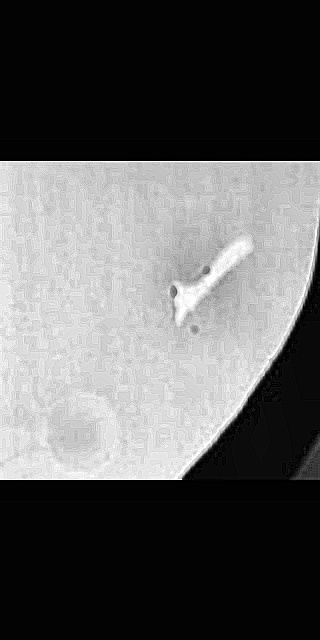
#> input picture projetm1_data/train/130423_WT_pyruvate_10-D-vide_ch00_part_6_jpg.rf.511f56ed4b7758e089a4c172acbcef22.jpg, 320 x 640 px, found by its file name; its folder holds only this picture in this run
$ python pre_traitement.py
#> lines starting #> are read from the running program, lines starting #| are printed output that depends on the picture
import cv2
import numpy as np
import os

def preprocess_image(image_path):
    # Lecture de l'image en niveaux de gris à partir de "image_path"
    image = cv2.imread(image_path, cv2.IMREAD_GRAYSCALE)
#> image is the input picture: shape (640, 320); min 0, max 255, mean 93.2

    # Normalisation de l'image pour étendre sa plage de valeurs entre 0 et 255
    normalized_image = cv2.normalize(image, None, alpha=0, beta=255, norm_type=cv2.NORM_MINMAX)

    # Application d'un flou bilatéral pour réduire le bruit tout en préservant les contours
    blurred_image = cv2.bilateralFilter(normalized_image, 5, 75, 75)

    # Création et application d'un objet CLAHE (Contrast Limited Adaptive Histogram Equalization) pour améliorer le contraste de l'image
    clahe = cv2.createCLAHE(clipLimit=2.0, tileGridSize=(8, 8))
    equalized_image = clahe.apply(blurred_image)
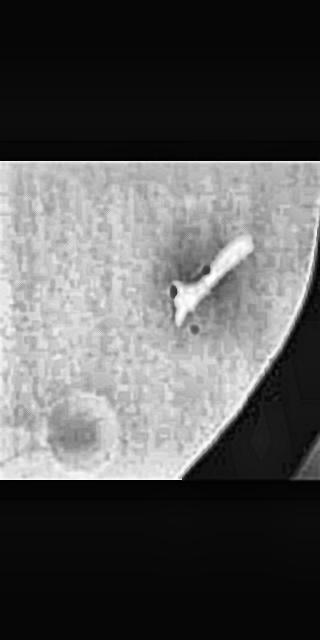
#> equalized_image: shape (640, 320); min 1, max 255, mean 87.3

    # Définition d'un noyau de netteté
    sharp_kernel = np.array([[-1, -1, -1],
                             [-1,  9, -1],
                             [-1, -1, -1]])
    # Application du noyau de netteté à "equalized_image" en les convoluant
    sharpened_image = cv2.filter2D(equalized_image, -1, sharp_kernel)
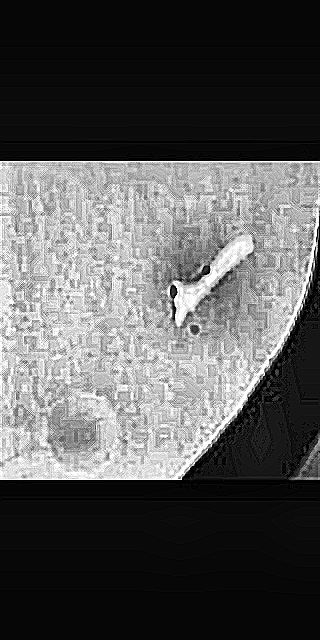
#> sharpened_image: shape (640, 320); min 0, max 255, mean 87


    return sharpened_image


def preprocess_images_in_folder(input_folder, output_folder):

    if not os.path.exists(output_folder):
        os.makedirs(output_folder)


    for filename in os.listdir(input_folder):
        if filename.endswith('.jpg') or filename.endswith('.jpeg') or filename.endswith('.png'):

            input_image_path = os.path.join(input_folder, filename)

            # Prétraitement de l'image
            preprocessed_image = preprocess_image(input_image_path)


            output_image_path = os.path.join(output_folder, filename)

            # Sauvegarder l'image prétraitée dans le dossier de sortie
            cv2.imwrite(output_image_path, preprocessed_image)
            print(f"Image prétraitée sauvegardée: {output_image_path}")


input_folder ='C:/train'


output_folder = 'C:/output_images'

preprocess_images_in_folder(input_folder, output_folder)

$ run again, on projetm1_data/train/130423_WT_pyruvate_1C-vide_ch00_part_3_jpg.rf.cea0a1c7d634bfa28a172dd0375d1ed5.jpg
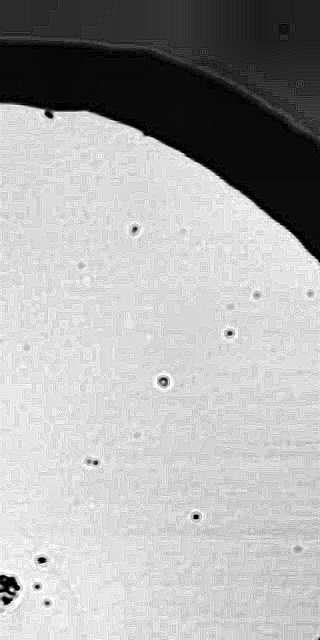
#> input picture projetm1_data/train/130423_WT_pyruvate_1C-vide_ch00_part_3_jpg.rf.cea0a1c7d634bfa28a172dd0375d1ed5.jpg, 320 x 640 px, found by its file name
#> in preprocess_image, image is the input picture: shape (640, 320); min 0, max 255, mean 170.4
#> in preprocess_image, `equalized_image = clahe.apply(blurred_image)`:
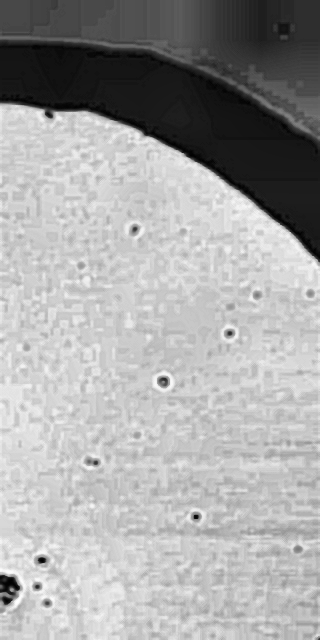
#> equalized_image: shape (640, 320); min 1, max 255, mean 164.5
#> in preprocess_image, `sharpened_image = cv2.filter2D(equalized_image, -1, sharp_kernel)`:
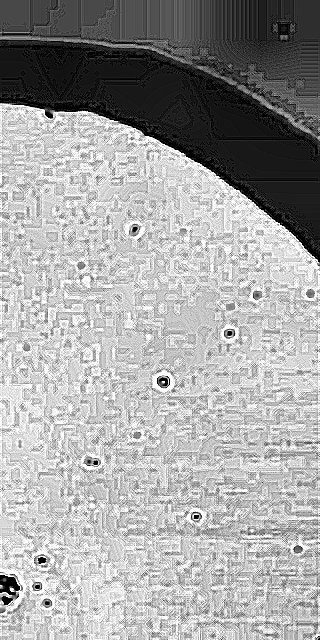
#> sharpened_image: shape (640, 320); min 0, max 255, mean 163.8

$ run again, on projetm1_data/train/130423_WT_pyruvate_1C-vide_ch00_part_3_jpg.rf.fd36e91d3bb00ee402b4f31367bf61e3.jpg
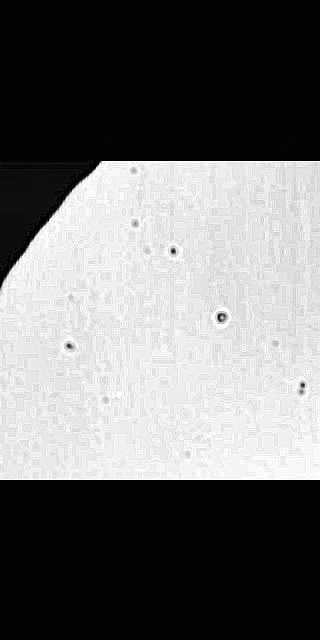
#> input picture projetm1_data/train/130423_WT_pyruvate_1C-vide_ch00_part_3_jpg.rf.fd36e91d3bb00ee402b4f31367bf61e3.jpg, 320 x 640 px, found by its file name
#> in preprocess_image, image is the input picture: shape (640, 320); min 0, max 255, mean 111.6
#> in preprocess_image, `equalized_image = clahe.apply(blurred_image)`:
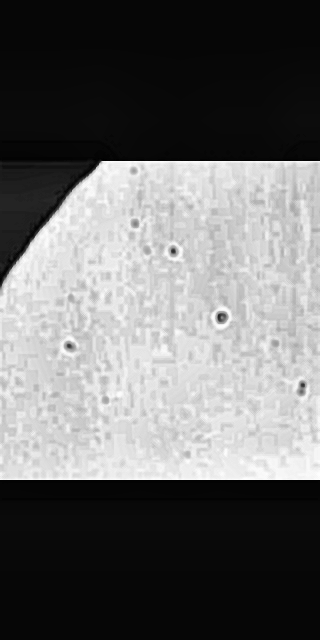
#> equalized_image: shape (640, 320); min 1, max 254, mean 106.3
#> in preprocess_image, `sharpened_image = cv2.filter2D(equalized_image, -1, sharp_kernel)`:
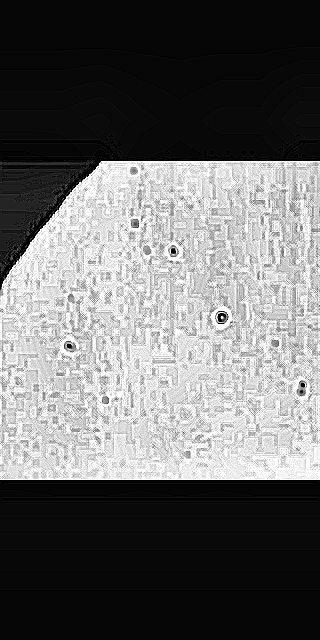
#> sharpened_image: shape (640, 320); min 0, max 255, mean 105.5

$ run again, on projetm1_data/train/130423_WT_pyruvate_1D-vide_ch00_part_2_jpg.rf.fc51f536a3b161c71760d2261df087a1.jpg
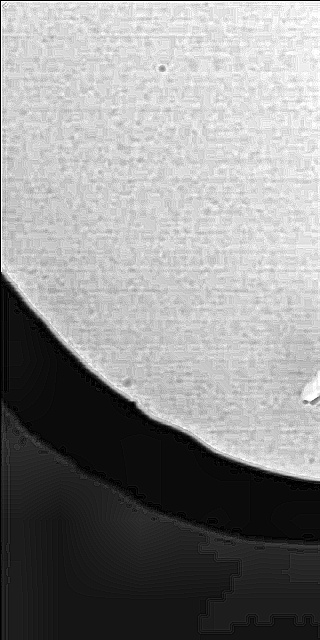
#> input picture projetm1_data/train/130423_WT_pyruvate_1D-vide_ch00_part_2_jpg.rf.fc51f536a3b161c71760d2261df087a1.jpg, 320 x 640 px, found by its file name
#> in preprocess_image, image is the input picture: shape (640, 320); min 0, max 255, mean 141.4
#> in preprocess_image, `equalized_image = clahe.apply(blurred_image)`:
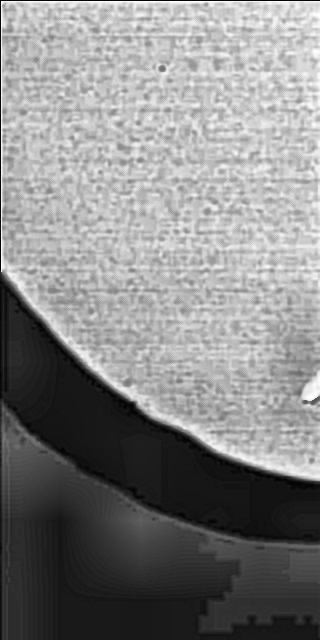
#> equalized_image: shape (640, 320); min 1, max 254, mean 134.1
#> in preprocess_image, `sharpened_image = cv2.filter2D(equalized_image, -1, sharp_kernel)`:
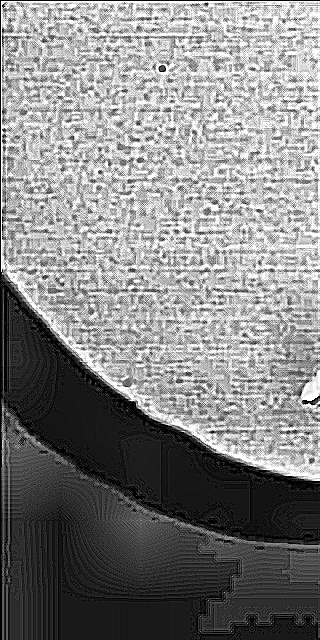
#> sharpened_image: shape (640, 320); min 0, max 255, mean 132.7

$ run again, on projetm1_data/train/130423_WT_pyruvate_10-D-vide_ch00_part_6_jpg.rf.57d75a28d08d64484c1eaf5e3a634f89.jpg
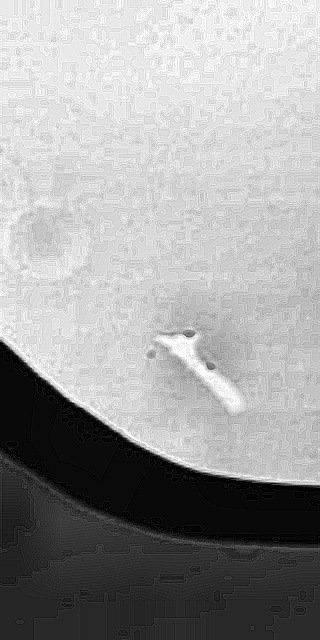
#> input picture projetm1_data/train/130423_WT_pyruvate_10-D-vide_ch00_part_6_jpg.rf.57d75a28d08d64484c1eaf5e3a634f89.jpg, 320 x 640 px, found by its file name
#> in preprocess_image, image is the input picture: shape (640, 320); min 0, max 255, mean 156.7
#> in preprocess_image, `equalized_image = clahe.apply(blurred_image)`:
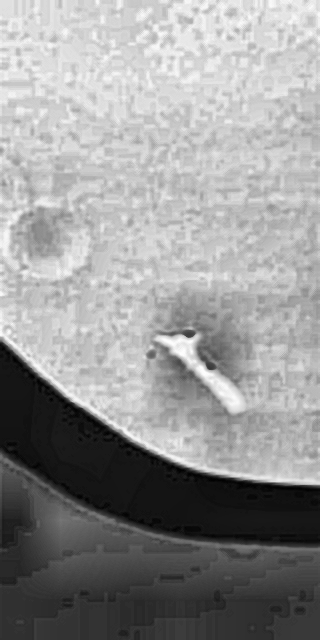
#> equalized_image: shape (640, 320); min 1, max 254, mean 149.4
#> in preprocess_image, `sharpened_image = cv2.filter2D(equalized_image, -1, sharp_kernel)`:
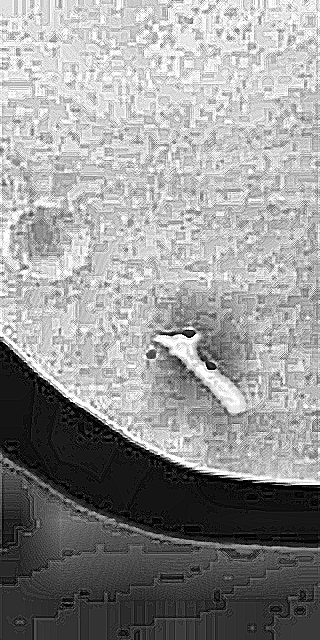
#> sharpened_image: shape (640, 320); min 0, max 255, mean 148.8
